Frame 1 (no input): blank canvas, image omitted
Frame 60 (the mouse pressed at the canvas centre just before this capture): blank canvas, image omitted
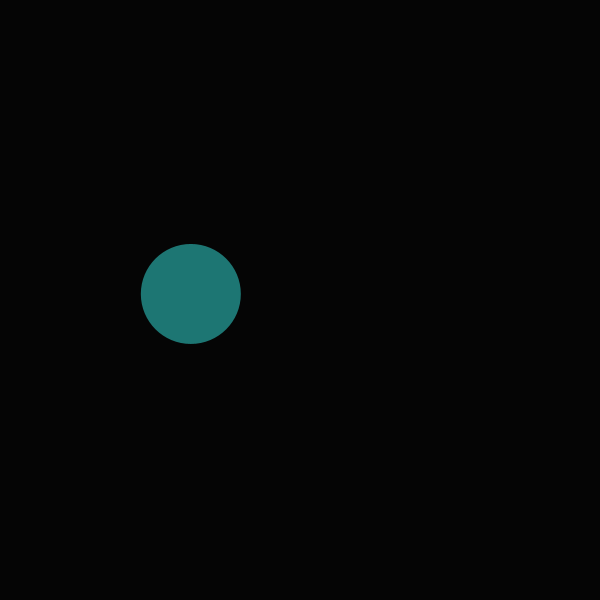
Frame 120 (the mouse held since frame 60 and released just before this capture)

The Processing sketch whose frames 1 and 60 were blank and that drew this single picture after the mouse press (run headless with seeded random() and noise(); from frame 60 on, the mouse is pressed at the canvas centre):

// Processing sketch: processing_114762
// ── processing_114762.pde

void setup() { 
  size(600,600);
  background(255);
  noStroke();
    }
  void draw(){
  background(5);
  fill (random(255),random(255),random(255),random(200));
  ellipse (mouseX + random(-200,100), mouseY + random(-200,100),100,100);
   
  }
